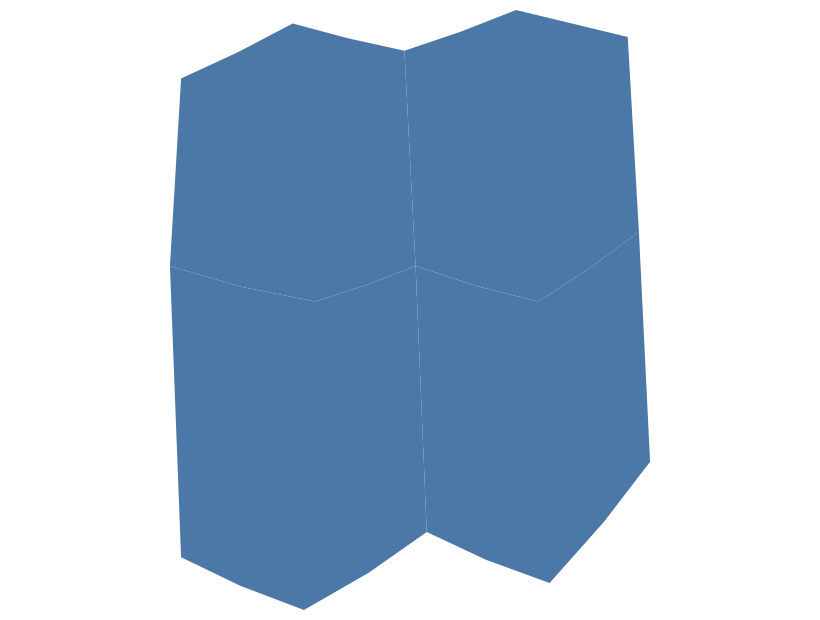

Vega-Lite specification stored for this chart:
### Vega-Lite specification from a JSON file in a GitHub repository (floating-point values rounded to 4 significant figures)
{"$schema": "https://vega.github.io/schema/vega-lite/v6.json", "padding": 5, "autosize": "none", "width": 400, "height": 300, "data": {"values": {"type": "FeatureCollection", "features": [{"type": "Feature", "properties": {"name": "west", "value": 3, "cat": "a"}, "geometry": {"type": "Polygon", "coordinates": [[[-11, 48], [-2, 52], [9, 50], [10, 36], [0, 33], [-10, 35], [-11, 48]]]}}, {"type": "Feature", "properties": {"name": "east", "value": 5, "cat": "b"}, "geometry": {"type": "Polygon", "coordinates": [[[9, 50], [18, 52], [31, 50], [30, 38], [20, 34], [10, 36], [9, 50]]]}}, {"type": "Feature", "properties": {"name": "north-west", "value": 2, "cat": "a"}, "geometry": {"type": "Polygon", "coordinates": [[[-12, 60], [-3, 65], [8, 63], [9, 50], [-2, 52], [-11, 48], [-12, 60]]]}}, {"type": "Feature", "properties": {"name": "north-east", "value": 8, "cat": "b"}, "geometry": {"type": "Polygon", "coordinates": [[[8, 63], [19, 66], [30, 64], [31, 50], [18, 52], [9, 50], [8, 63]]]}}]}, "format": {"property": "features"}}, "projection": {"type": "mercator", "reflectX": true, "reflectY": true}, "mark": "geoshape"}
